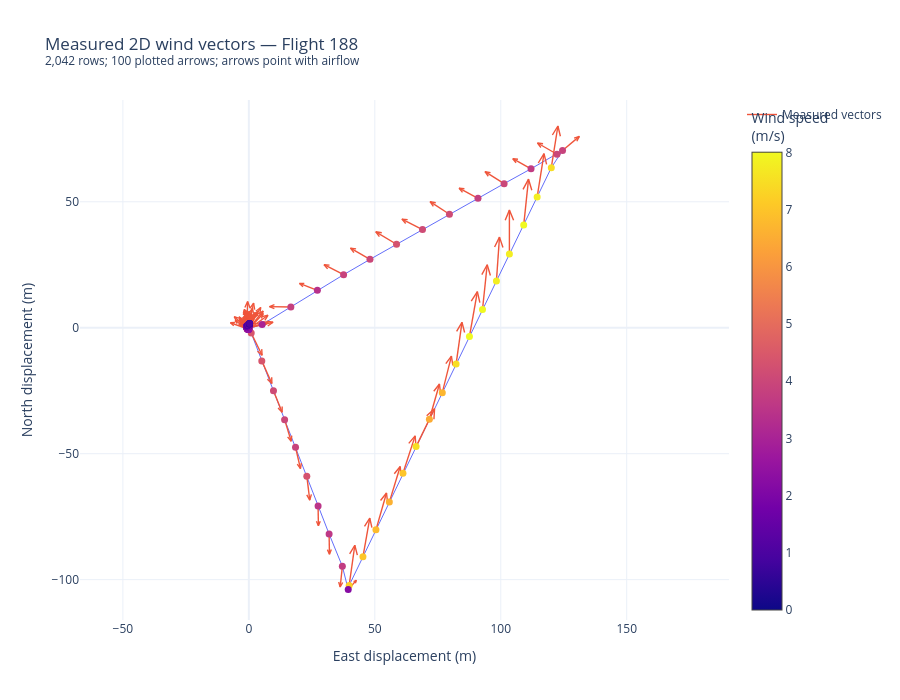

Here is the notebook cell this chart was saved with:
### Markdown cell above
## 6. Visualize measured wind from the full original dataset

### Code cell
measured_fig = plot_measured_flight(
    original,
    flight_id=ORIGINAL_FLIGHT_ID,
    max_arrows=MAX_ARROWS,
)
measured_fig.show()
